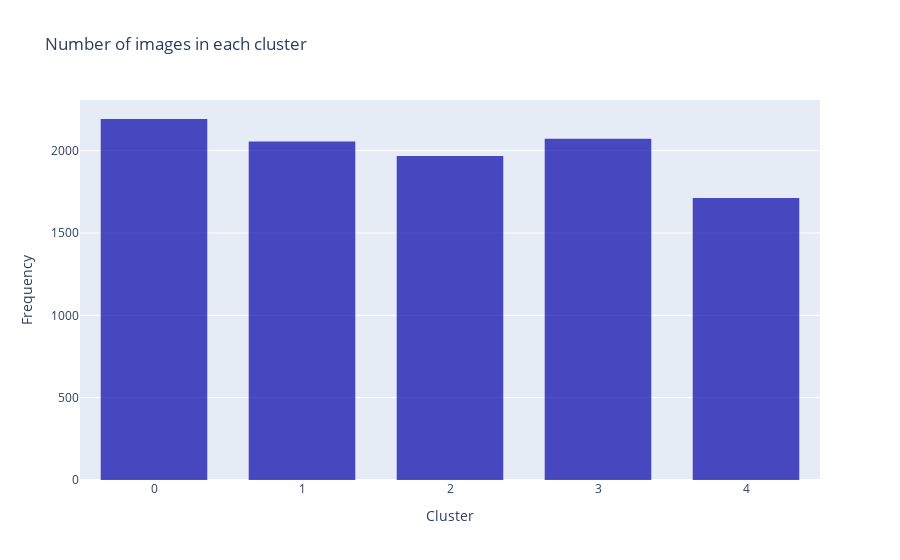

This figure's notebook cell:
### Code cell
import plotly.express as px

# Generate a list of all labels
all_labels = kmeans.labels_

# Create a DataFrame with labels
df = pd.DataFrame({'Cluster': all_labels})

# Create a histogram with hover information
fig = px.histogram(df, x='Cluster', nbins=len(set(all_labels)),
                   title='Number of images in each cluster',
                   labels={'Cluster': 'Cluster', 'count': 'Frequency'},
                   opacity=0.7, color_discrete_sequence=['#0504aa'])

# Add hover information
fig.update_traces(hovertemplate='Cluster: %{x}<br>Frequency: %{y}')

fig.update_layout(
    xaxis=dict(title='Cluster'),
    yaxis=dict(title='Frequency'),
    bargap=0.1,
    bargroupgap=0.2
)

# Show the plot
fig.show()

### Figure 1 — Plotly figure (JSON) as saved in the notebook; plotly's stock layout.template omitted (floating-point values rounded to 4 significant figures; data arrays with more than 128 entries replaced by an {"elided": "..."} marker saying what was removed)
{"data": [{"alignmentgroup": "True", "bingroup": "x", "hovertemplate": "Cluster: %{x}<br>Frequency: %{y}", "legendgroup": "", "marker": {"color": "#0504aa", "opacity": 0.7, "pattern": {"shape": ""}}, "name": "", "nbinsx": 5, "offsetgroup": "", "orientation": "v", "showlegend": false, "type": "histogram", "x": {"elided": "10000 int values"}, "xaxis": "x", "yaxis": "y"}], "layout": {"bargap": 0.1, "bargroupgap": 0.2, "barmode": "relative", "legend": {"tracegroupgap": 0}, "title": {"text": "Number of images in each cluster"}, "xaxis": {"anchor": "y", "domain": [0, 1], "title": {"text": "Cluster"}}, "yaxis": {"anchor": "x", "domain": [0, 1], "title": {"text": "Frequency"}}}}
